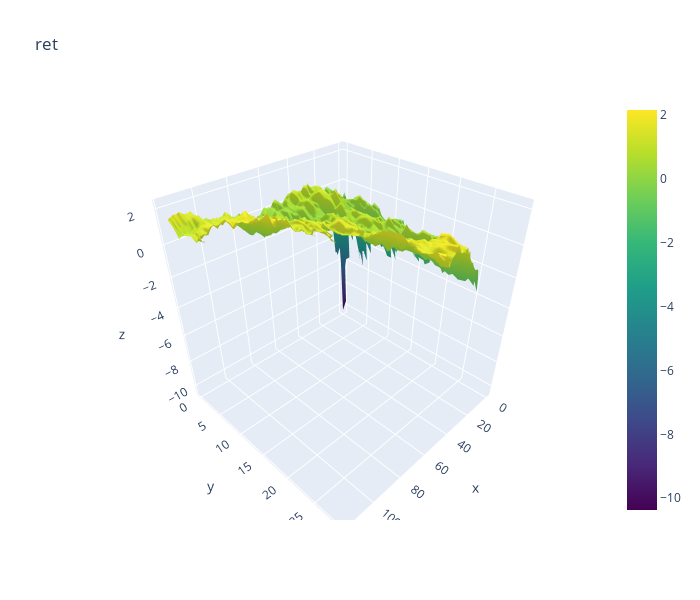

The code cell stored with this chart in its notebook:
### Code cell
# plotly.graph_objects

fig = go.Figure(data=[go.Surface(
    z=df_result[['ws', 'wl', 'ret']].set_index(['ws', 'wl']).unstack().values,         
    colorscale='Viridis',          
)])

fig.update_layout(
    title = f"ret",
    width=700, 
    height=600)

fig.show()

### Figure 1 — Plotly figure (JSON) as saved in the notebook; plotly's stock layout.template omitted (floating-point values rounded to 4 significant figures; data arrays with more than 128 entries replaced by an {"elided": "..."} marker saying what was removed)
{"data": [{"colorscale": [[0, "#440154"], [0.1111, "#482878"], [0.2222, "#3e4989"], [0.3333, "#31688e"], [0.4444, "#26828e"], [0.5556, "#1f9e89"], [0.6667, "#35b779"], [0.7778, "#6ece58"], [0.8889, "#b5de2b"], [1, "#fde725"]], "type": "surface", "z": {"elided": "30x118 float values"}}], "layout": {"height": 600, "title": {"text": "ret"}, "width": 700}}
